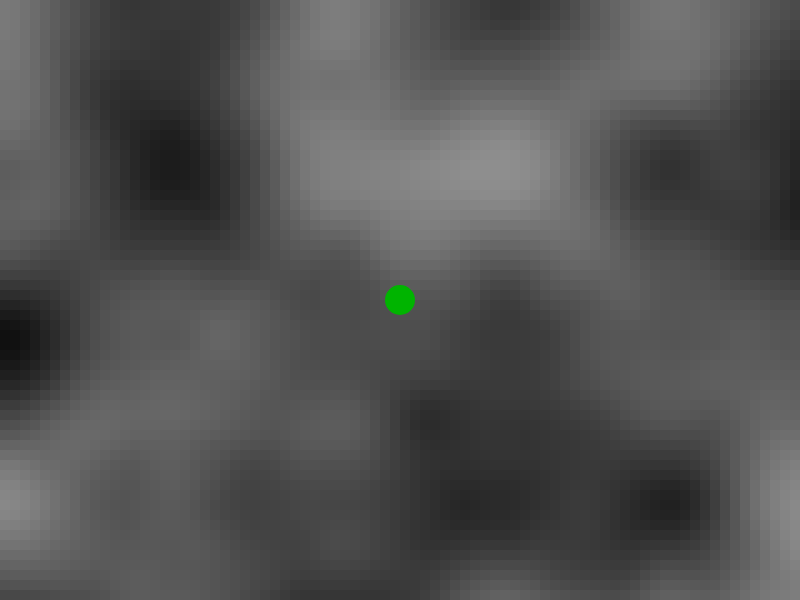
Frame 1 (no input)
Frame 60 (no input): identical to frame 1, image omitted
Frame 120 (the mouse pressed at the canvas centre since frame 60): identical to frame 1, image omitted

The p5.js sketch that drew this single still picture (run headless with seeded random() and noise() and a simulated clock; from frame 60 on, the mouse is pressed at the canvas centre):

// p5.js sketch
// ── sketch.js
// This is the main file.

let mode = 'game';
let player = {
	x: 0,
	y: 0,
	size: 30,
	moveSpeed: 14
};

// let biomeNoiseScale = 0.00007;
// let biomeNoiseVal = null;
let terrainNoiseScale = 0.006;
let terrainNoiseVal = null;

function setup(){
	createCanvas(800, 600);
	noiseDetail(8, 0.25);
	noStroke();
}

function draw(){
	// Draw a noise background to start things off
	for(let y = 0; y < height/10; y++){
		for(let x = 0; x < width/10; x++){
			terrainNoiseVal = noise((x*10+player.x)*terrainNoiseScale, (y*10+player.y)*terrainNoiseScale);
			fill(terrainNoiseVal*255);
			rect(x*10, y*10, 10, 10);
		}
	}

	// Process player movement
	if(keyIsDown(LEFT_ARROW)) player.x -= player.moveSpeed;
	if(keyIsDown(RIGHT_ARROW)) player.x += player.moveSpeed;

	if(keyIsDown(UP_ARROW)) player.y -= player.moveSpeed;
	if(keyIsDown(DOWN_ARROW)) player.y += player.moveSpeed;

	fill(0, 180, 0);
	ellipse(width/2, height/2, player.size, player.size);
}

// ── point.js
class Point{
	constructor(x=0, y=0){
		this.x = x;
		this.y = y;
	}
}
Point.prototype.toString= function pointToString(){
	return "(" + this.x + ", " + this.y + ")";
}

// ── wall.js
class Wall{
	constructor(x, y){
		this.x = x;
		this.y = y;
	}

	screenCoords(){
		return [this.x-player.x, this.y-player.y]; // why not +width/2 and +height/2??
	}

	onScreen(){
		sc = this.screenCoords();
		return Math.abs(sc[0]) < width && Math.abs(sc[1]) < height;
	}

	draw(){
		sc = this.screenCoords();
		rect(sc[0]-Wall.size/2, sc[1]-Wall.size/2, Wall.size, Wall.size);
	}
}
Wall.size = 10;
Wall.color = [0, 0, 0];
